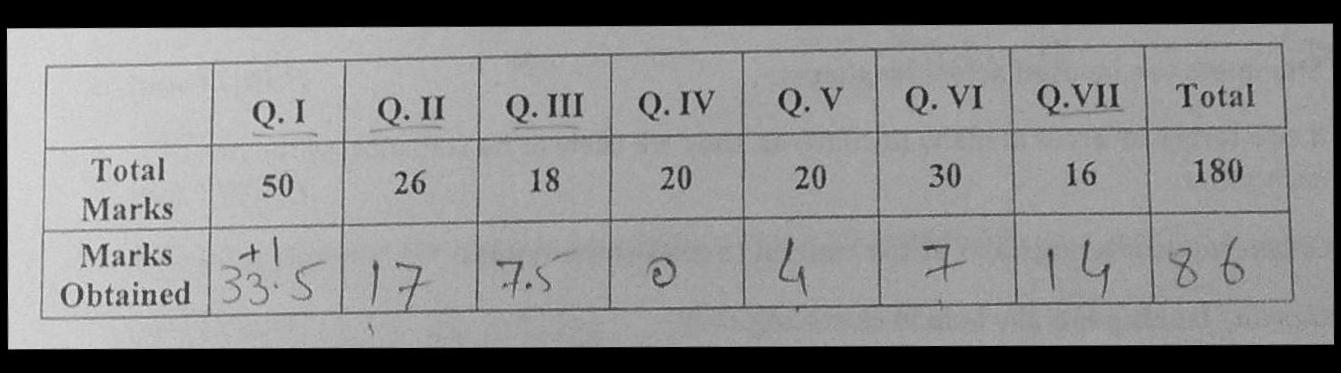
%> input picture Trans/mark_3.jpg, 1341 x 373 px
$ octave --eval "run;"   (GNU Octave 9; MATLAB toolbox functions it lacks are replaced by stand-ins)
%> lines starting %> are read from the running program, lines starting %| are printed output that depends on the picture; in (x1, y1, x2, y2) boxes, pixels count from 0 and x2, y2 are one past the last pixel; in counts of white or black regions, pixels touching at a corner belong together; the program's own positions count from 1
### Trans/getMarksLines.m
function getMarksLines(image,namz);
%> called with image = 'mark_3.jpg', namz = 'mark_3.jpg'

im = imread(image);
%> im is the input picture: size 373x1341x3 uint8; min 0, max 233, mean 139.9
if ndims(im)>=3
	im = rgb2gray(im);
%> im: size 373x1341 uint8
end

[origRow,origCol] = size(im);
%> origRow = 373; origCol = 1341

edgi = edge(im,'prewitt',[],'Horizontal');
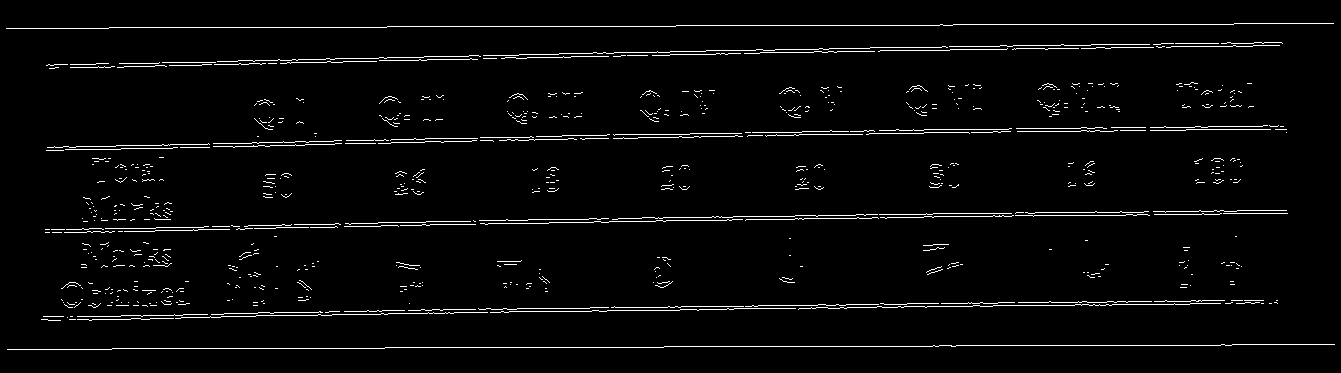
%> edgi: size 373x1341 logical; 3.1% white in thin lines or dots, all inside (x1, y1, x2, y2) = (6, 23, 1335, 350)
edgi = imdilate(edgi,[1 1 1;1 1 1;1 1 1]);
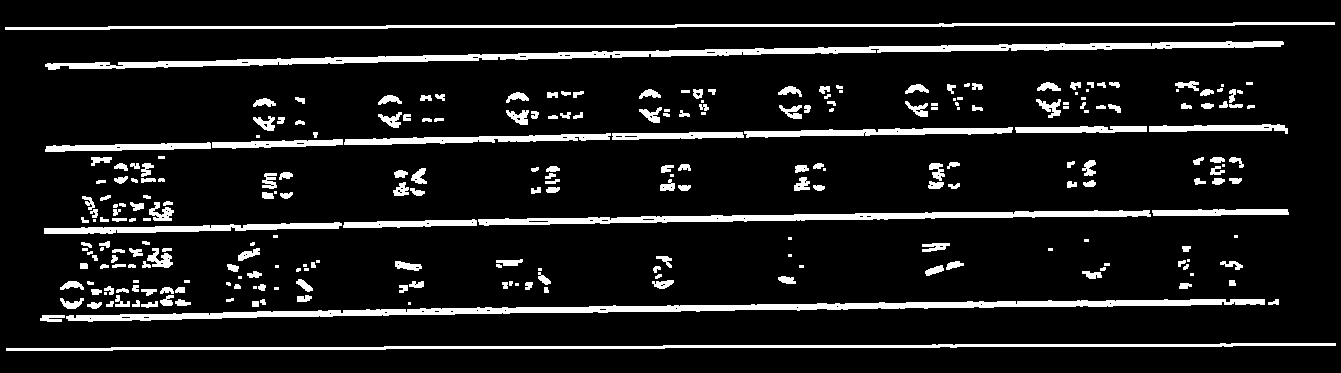
%> edgi: size 373x1341 logical; 10.3% white; 264 white regions (54 under 20 px), largest, box (x1, y1, x2, y2) and area: (45, 41, 1284, 70) 7433, (66, 299, 1265, 322) 7229, (478, 210, 1151, 226) 4082

[H,theta,rho] = hough(edgi);
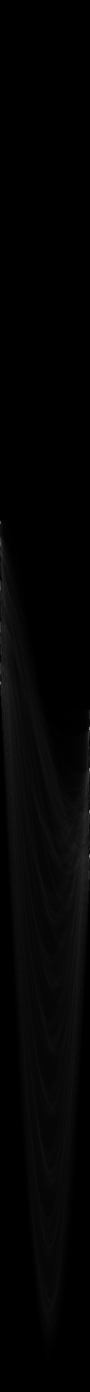
%> H: size 2783x180 double (shown at 1/2 size); min 0, max 1230, mean 18.6; drawn with min black and max white
%> theta = 180 values from -90 to 89; rho = 2783 values from -1391 to 1391

figure, imshow(edgi), hold on				%= for line
impixelinfo;

P = houghpeaks( H,5,'threshold', ceil( 0.3*max( H(:) ) ) );
%> P = [1624 180; 1713 180; 1541 180; 1458 180; 1367 1]

x = theta(P(:,2));
%> x = [89 89 89 89 -90]
y = rho(P(:,1));
%> y = [232 321 149 66 -25]

lines = houghlines(edgi,theta,rho,P,'FillGap',50,'MinLength',500);
%> lines = 1 line; point1 to point2 (x, y): (387, 26) to (1235, 26)

[rr,cc] = size(edgi);
%> rr = 373; cc = 1341
vect = zeros(cc,2);

lin=0;
max_len = 0;

x = lines(1).point1
%> x = [387 26]
y = lines(1).point2
%> y = [1235 26]

y1 = x(1,1);
%> y1 = 387
x1 = x(1,2);
%> x1 = 26
x2 = y(1,2);
%> x2 = 26
y2 = y(1,1);
%> y2 = 1235

xdiff = x2-x1
%> xdiff = 0
ydiff = y2-y1
%> ydiff = 848

angli = atan2(ydiff,xdiff);
%> angli = 1.57
degree = angli * 57.2368
%> degree = 89.91
%radian = angli
getMarksLinesRotate(im,degree,namz);

% [22 lines of commented-out code are left out]

end

### Trans/getMarksLinesRotate.m
function getMarksLinesRotate(image,angli,namz);
%> called with angli = 89.91, namz = 'mark_3.jpg'

im = image;

if ndims(im)>=3
	im = rgb2gray(im);
end

%figure, imshow(im)

im = imrotate(im,(90-angli),'bilinear');
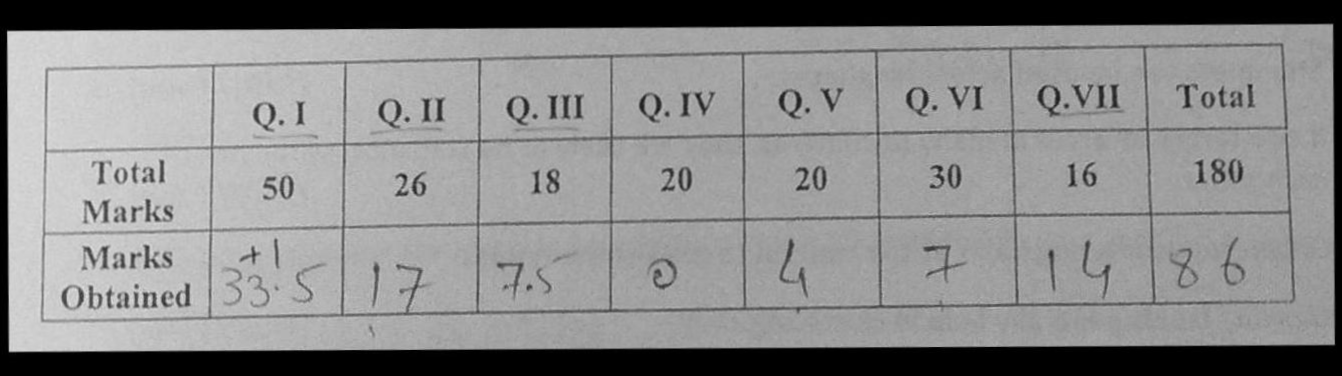
%> im: size 376x1342 uint8; min 0, max 223, mean 138.7

figure, imshow(im,[])
impixelinfo;

imwrite(im,gray(255),namz);


% [56 lines of commented-out code are left out]

end

### Trans/run.m
function run()

img = 'im4.jpg';
out = 'out4.jpg';
marks = 'mark_3.jpg';
template = 'q_temp.png';

% [6 lines of commented-out code are left out]

getMarksLines(marks,marks);

% [11 lines of commented-out code are left out]

end

$ run again, with im5.jpg copied over Trans/mark_3.jpg
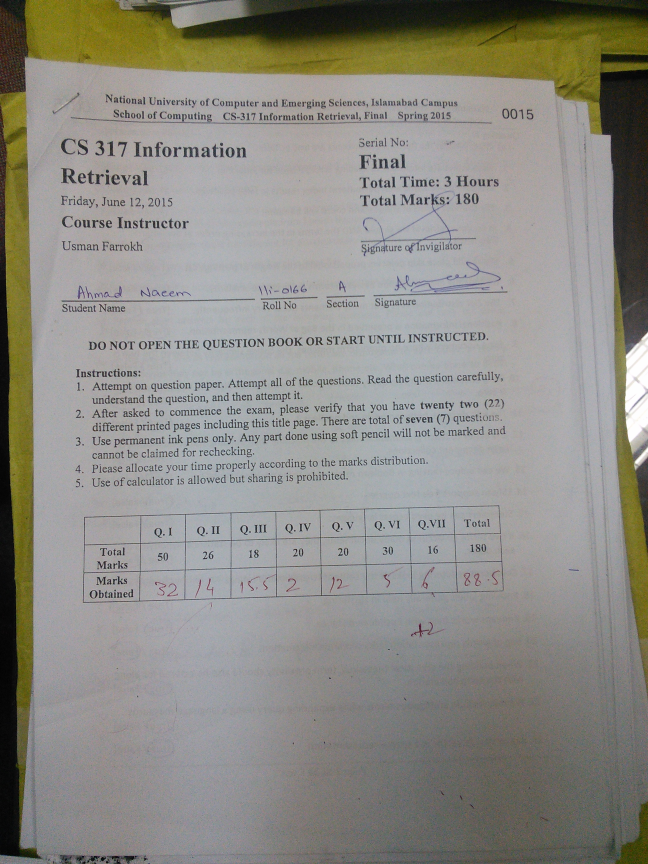
%> input picture im5.jpg, 1944 x 2592 px (shown at 1/3 size)
%> in getMarksLines, `edgi = imdilate(edgi,[1 1 1;1 1 1;1 1 1]);`:
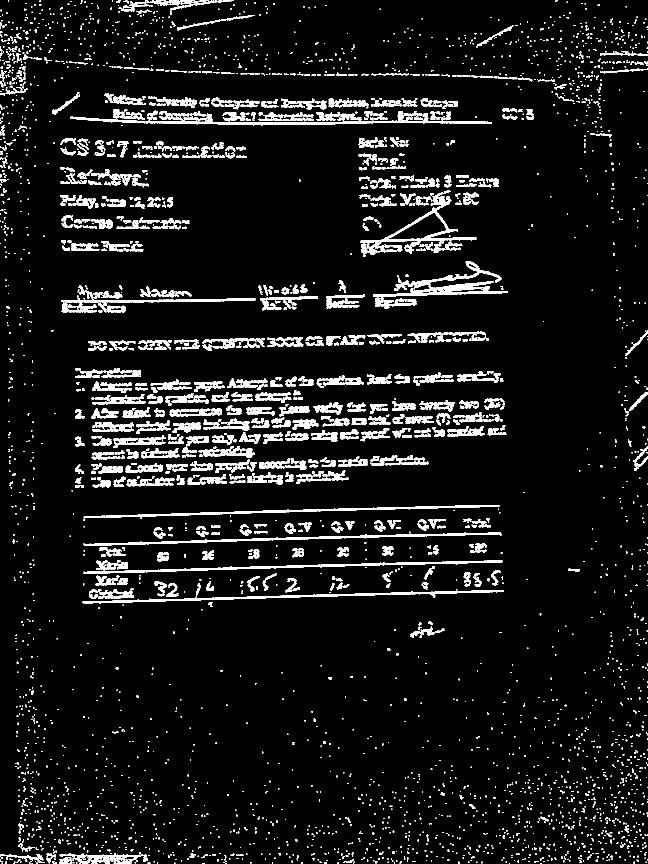
%> edgi: size 2592x1944 logical (shown at 1/3 size); 6.8% white; 4274 white regions (2574 under 20 px), largest, box (x1, y1, x2, y2) and area: (211, 341, 1476, 377) 9233, (247, 1770, 1511, 1812) 7353, (251, 1681, 1507, 1722) 7252
%> theta = 180 values from -90 to 89; rho = 6479 values from -3239 to 3239
%> P = [2872 1; 4885 179; 4969 179; 4802 179; 5058 179]
%> in getMarksLines, `x = theta(P(:,2));`: x = [-90 88 88 88 88]
%> in getMarksLines, `y = rho(P(:,1));`: y = [-368 1645 1729 1562 1818]
%> lines = 1 line; point1 to point2 (x, y): (401, 369) to (1475, 369)
%> in getMarksLines, `x = lines(1).point1`: x = [401 369]
%> in getMarksLines, `y = lines(1).point2`: y = [1475 369]
%> y1 = 401
%> x1 = 369
%> y2 = 1475
%> xdiff = 0
%> ydiff = 1074
%> angli = 1.57
%> degree = 89.91
%> in getMarksLinesRotate, `imwrite(im,gray(255),namz);`:
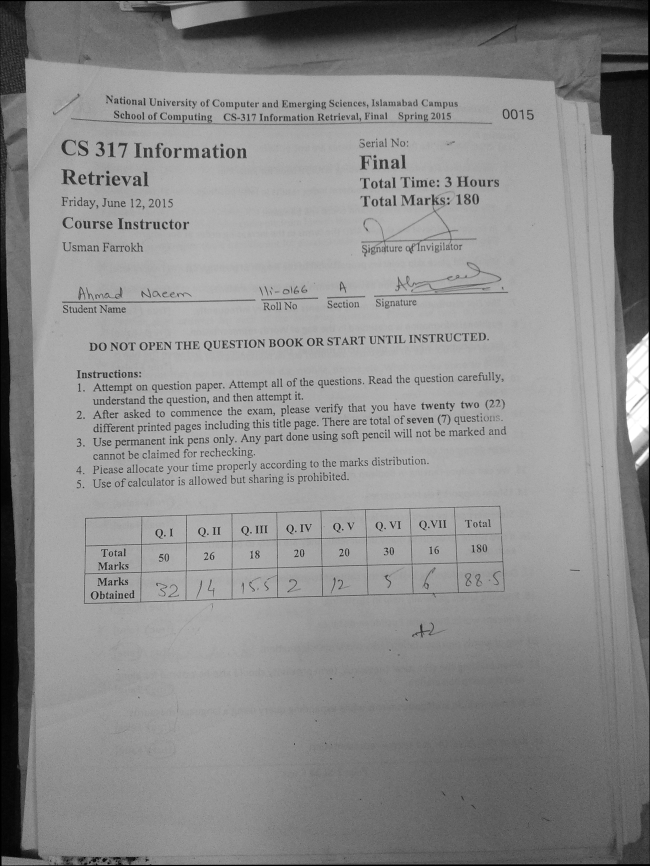
%> saved as mark_3.jpg: size 2596x1949x3 uint8 (shown at 1/3 size); min 0, max 255, mean 139.5
